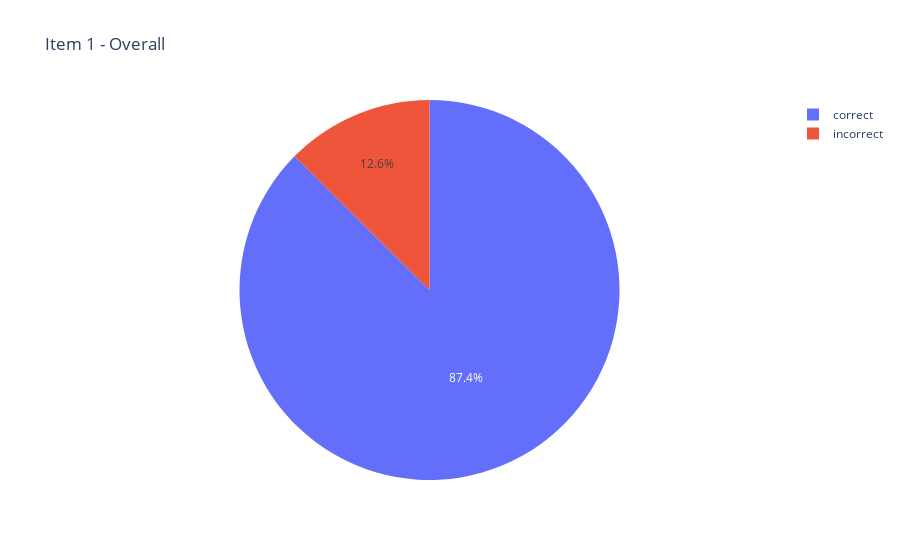

Notebook cell for this chart:
### Code cell
# Do a pie chart showing the percent corect for item 1 Overall
fig=px.pie(dfitems,values='item1',names='value',title="Item 1 - Overall")
fig.show()

### Figure 1 — Plotly figure (JSON) as saved in the notebook; plotly's stock layout.template omitted (floating-point values rounded to 4 significant figures)
{"data": [{"domain": {"x": [0, 1], "y": [0, 1]}, "hovertemplate": "value=%{label}<br>item1=%{value}<extra></extra>", "labels": ["incorrect", "correct"], "legendgroup": "", "name": "", "showlegend": true, "type": "pie", "values": [161, 1119]}], "layout": {"legend": {"tracegroupgap": 0}, "title": {"text": "Item 1 - Overall"}}}
